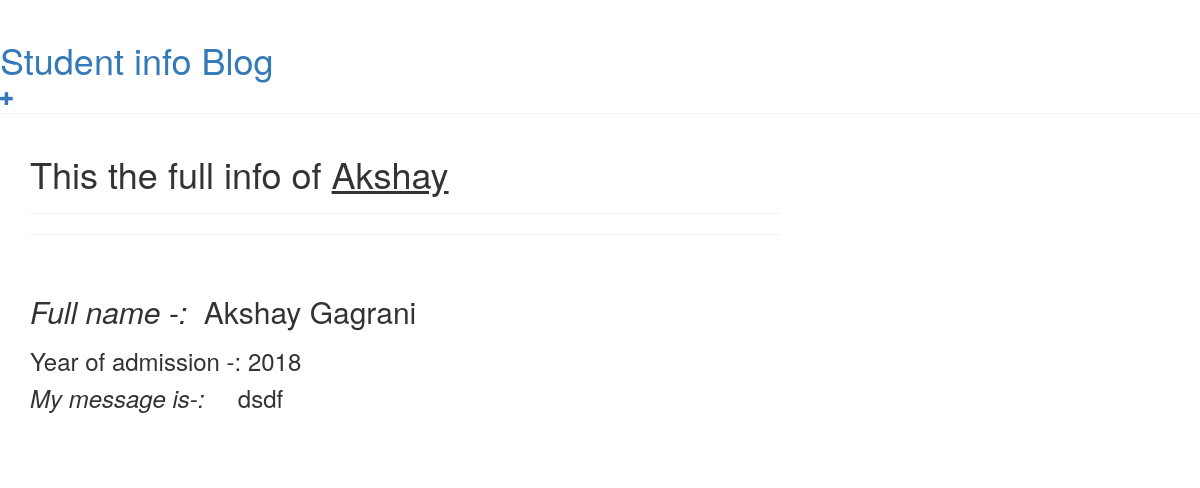
Screenshot of /deep_info/1/ with the database file from the repository.
### student_info/models.py (models this page shows)
class info(models.Model):               # created the first model/database of info
    first_name = models.CharField(max_length = 30)
    last_name = models.CharField(max_length = 30)
    year = models.PositiveSmallIntegerField(default = 2018)
    message = models.TextField(max_length=500)
    def __str__(self):              # tell what to return whhen asked
        return self.first_name

### student_info/views.py (the view)
# urls.py: path('deep_info/<int:pk>/', views.deep, name = 'deep_info_student'),
def deep(request, pk):
    deep_info = info.objects.get(pk=pk)
    return render(request, 'student_info/deep_detail.html', {'deep_info':deep_info})

### student_info/templates/student_info/deep_detail.html
{% extends 'student_info/base.html' %}
{% block content %}
<h1> This the full info of <u>{{deep_info}}</u> </h1>
<hr><hr> <br>
  {% if deep_info.first_name %}
    <h2><em>Full name -: &nbsp</em>{{ deep_info }}   {{ deep_info.last_name }} </h2></a>
    <h3>
        <p>Year of admission -: {{ deep_info.year }} </p>
        <em><p>My message is-: &nbsp &nbsp</em>
        {{ deep_info.message }}</p>
    </h3>
    <br><br>
  {% endif %}
{% endblock %}

### rows the page displays
info: first_name "Akshay", last_name "Gagrani", year "2018", message "dsdf"
